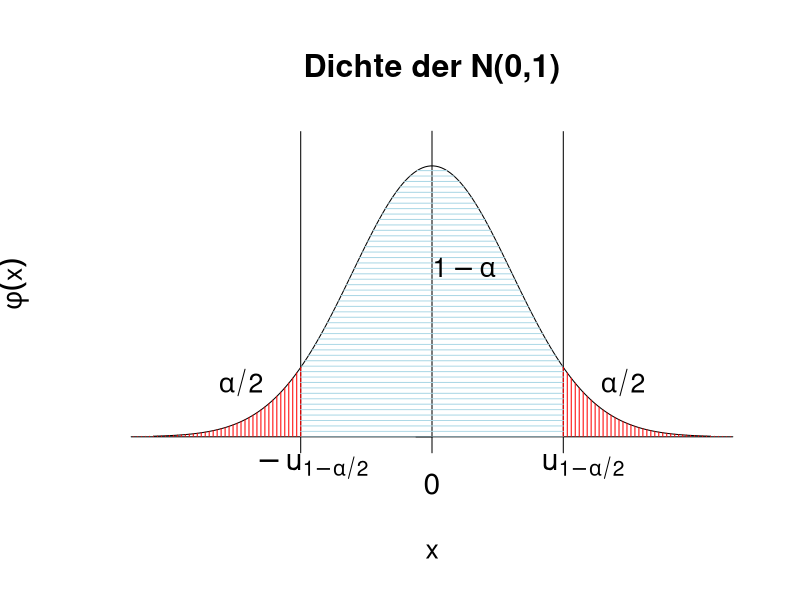
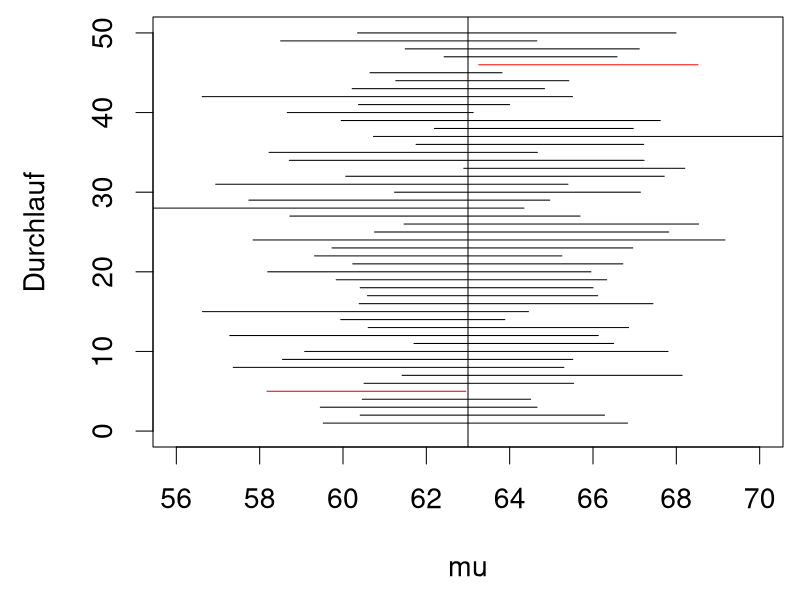

The R source for these figures, in order:
## ---- chunk 1
#| echo: FALSE
x <- seq(from=-3.5, to=3.5, length=200)
par(cex=1.6)
plot(x, dnorm(x), 
     type="l", 
     axes=FALSE,
     ylim=c(0,0.45),
     yaxs="i",
     xlab="x", 
     ylab=expression(phi(x)),
     main="Dichte der N(0,1)")

axis(1, 
     at=c(-4, -1.65, 0, 1.65, 4), 
     labels=FALSE)
axis(2, 
     pos=0, 
     at=c(0, 0.5), 
     labels=FALSE)
abline(v=c(-1.65, 1.65))

mtext(expression(-u[1-alpha/2]),
      at=-1.5, 
      side=1, 
      line=0.5,
      cex=1.8)
mtext(expression(u[1-alpha/2]),
      at=1.9, 
      side=1, 
      line=0.5,
      cex=1.8)
mtext(0, 
      side=1, 
      line=1,
      cex=1.8)

for(x in seq(1.65, 4, by=0.05)){
  lines(c(-x, -x), c(0, dnorm(x)), col="red")
  lines(c(x, x), c(0, dnorm(x)), col="red")
}
for(y in seq(0, dnorm(0), by=0.008)){
  lines(c(max(-1.65, -sqrt(-2*log(y*sqrt(2*pi)))),
          min(1.65, sqrt(-2*log(y*sqrt(2*pi))))),
        c(y, y), col="lightblue")
}

text(-2.4,0.08,
     expression(alpha/2))
text(0.4,0.25,
     expression(1-alpha))
text(2.4,0.08,
     expression(alpha/2))
## ---- chunk 2
W <- read.csv("../data/wohnkosten.csv")
x <- W$wohnkosten
## ---- chunk 3
head(x)
n <- length(x)
n
mean(x)
alpha <- 0.05
## ---- chunk 4
# Untergrenze des konkreten Konf.intervalls
mean(x) - qnorm(1-alpha/2) * sd(x)/sqrt(n)
# Obergrenze des konkreten Konf.intervalls
mean(x) + qnorm(1-alpha/2) * sd(x)/sqrt(n)
## ---- chunk 5
x <- c(201.15, 197.57, 199.92, 198.99,
       201.38, 203.15, 203.44, 200.50)
n <- length(x)
alpha <- 0.05

mean(x) - qt(1-alpha/2, df=n-1) * sd(x)/sqrt(n)
mean(x) + qt(1-alpha/2, df=n-1) * sd(x)/sqrt(n)
## ---- chunk 6
N <- read.csv("../data/nebenjob.csv")
x <- N$nebenjob
n <- length(x)
n
## ---- chunk 7
alpha <- 0.05
pidach <- mean(x)
pidach # Punktschätzwert
pidach - qnorm(1-alpha/2) * sqrt(pidach*(1-pidach)/n)
pidach + qnorm(1-alpha/2) * sqrt(pidach*(1-pidach)/n)
## ---- chunk 8
mu <- 63
sigma <- 4
n <- 8
alpha <- 0.05
R <- 10000
## ---- chunk 9
q <- qt(1-alpha/2, df=n-1)
z <- 0 
for(r in 1:R){

  x <- rnorm(n, mean=mu, sd=sigma)

  k_unten <- mean(x) - q * sd(x)/sqrt(n)
  k_oben <- mean(x) + q * sd(x)/sqrt(n)

  if(k_unten <= mu & mu <= k_oben){
    z <- z+1
  }
}
## ---- chunk 10
# Anteil der Überdeckungen

mean(z/R)
## ---- chunk 11
#| echo: FALSE
set.seed(1234567)
R <- 50

# Vorbereitung einer leeren Grafik
par(cex=1.7, mar=c(4.5,4.5,0.5,0.5))
plot(c(56,70), c(0,R),
     type="n",
     xlab="mu", 
     ylab="Durchlauf")

# Einzeichnen des wahren Erwartungswerts
abline(v=mu)

for(r in 1:R){

  x <- rnorm(n, mean=mu, sd=sigma)
  k_unten <- mean(x) - q * sd(x)/sqrt(n)
  k_oben <- mean(x) + q * sd(x)/sqrt(n)
  if(k_unten <= mu & mu <= k_oben){
    lines(x=c(k_unten, k_oben), y=c(r, r))
  } else {
    lines(x=c(k_unten, k_oben), y=c(r, r), col="red")
  }
}
